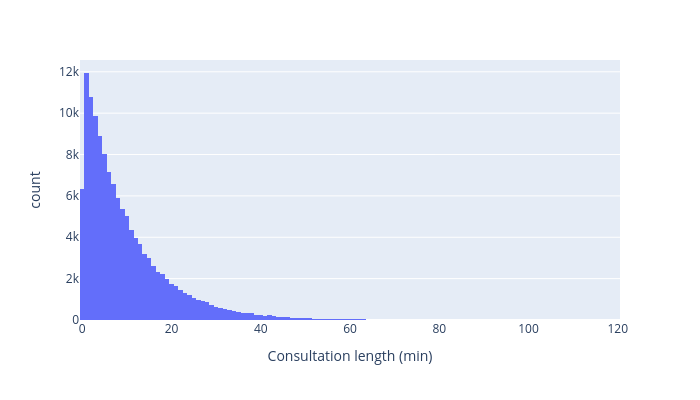

Write notebook code for a chart like this one.
### Markdown cell above
Distribution of service times. Based on this, would try exponential, gamma and Weibull distributions.

### Code cell
# Plot histogram of service times
inspect_histogram(
    series=data["service_mins"],
    x_lab="Consultation length (min)",
    file="choose_dist_servelength_hist.png"
)

### Figure 1 — Plotly figure (JSON) as saved in the notebook; plotly's stock layout.template omitted (floating-point values rounded to 4 significant figures; data arrays with more than 128 entries replaced by an {"elided": "..."} marker saying what was removed)
{"data": [{"bingroup": "x", "hovertemplate": "Consultation length (min): %{x}<br>Count: %{y}", "legendgroup": "service_mins", "marker": {"color": "#636efa", "pattern": {"shape": ""}}, "name": "", "orientation": "v", "showlegend": true, "type": "histogram", "x": {"elided": "131916 float values"}, "xaxis": "x", "yaxis": "y"}], "layout": {"barmode": "relative", "height": 400, "legend": {"title": {"text": "variable"}, "tracegroupgap": 0}, "margin": {"t": 60}, "showlegend": false, "width": 700, "xaxis": {"anchor": "y", "domain": [0.0, 1.0], "title": {"text": "Consultation length (min)"}}, "yaxis": {"anchor": "x", "domain": [0.0, 1.0], "title": {"text": "count"}}}}
